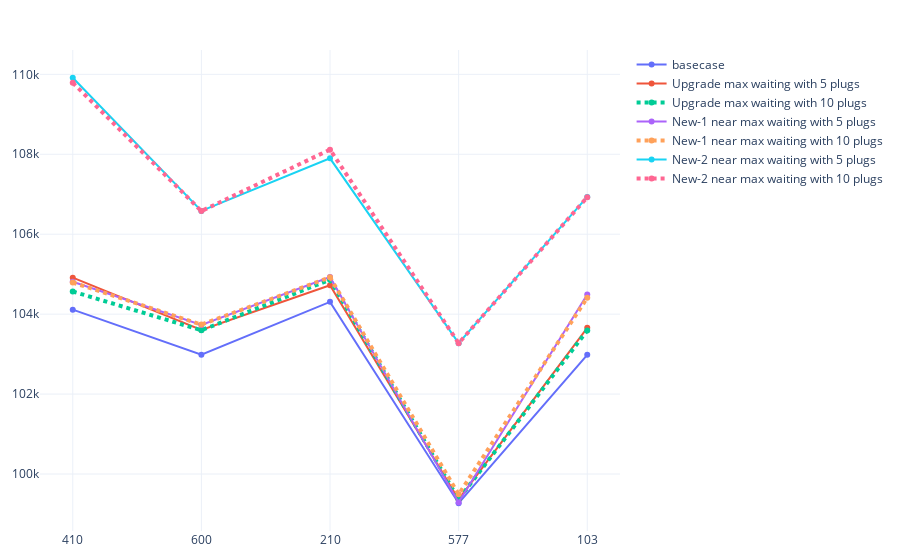

The cell this chart's notebook holds for it:
### Markdown cell above
## 5.2 eVMT

### Code cell
# evmt
fig = go.Figure()
fig.add_trace(go.Scatter(x=seeds, y=count_stats[(500 <= count_stats['analysis_id']) & (count_stats['analysis_id']<= 504)].sort_values('analysis_id')['evmt'],
                    mode='lines+markers',
                    name='basecase'))
fig.add_trace(go.Scatter(x=seeds, y=count_stats[(506 <= count_stats['analysis_id']) & (count_stats['analysis_id']<= 510)].sort_values('analysis_id')['evmt'],
                    mode='lines+markers',
                    name='Upgrade max waiting with 5 plugs'))
fig.add_trace(go.Scatter(x=seeds, y=count_stats[(511 <= count_stats['analysis_id']) & (count_stats['analysis_id']<= 515)].sort_values('analysis_id')['evmt'],
                    mode='lines+markers',
                    name='Upgrade max waiting with 10 plugs', line=dict(width=4, dash='dot')))
fig.add_trace(go.Scatter(x=seeds, y=count_stats[(516 <= count_stats['analysis_id']) & (count_stats['analysis_id']<= 520)].sort_values('analysis_id')['evmt'],
                    mode='lines+markers',
                    name='New-1 near max waiting with 5 plugs'))
fig.add_trace(go.Scatter(x=seeds, y=count_stats[(521 <= count_stats['analysis_id']) & (count_stats['analysis_id']<= 525)].sort_values('analysis_id')['evmt'],
                    mode='lines+markers',
                    name='New-1 near max waiting with 10 plugs', line=dict(width=4, dash='dot')))
fig.add_trace(go.Scatter(x=seeds, y=count_stats[(526 <= count_stats['analysis_id']) & (count_stats['analysis_id']<= 530)].sort_values('analysis_id')['evmt'],
                    mode='lines+markers',
                    name='New-2 near max waiting with 5 plugs'))
fig.add_trace(go.Scatter(x=seeds, y=count_stats[(531 <= count_stats['analysis_id']) & (count_stats['analysis_id']<= 535)].sort_values('analysis_id')['evmt'],
                    mode='lines+markers',
                    name='New-2 near max waiting with 10 plugs', line=dict(width=4, dash='dot')))
fig.update_xaxes(type='category')
fig.update_layout(margin=dict(l=20, r=20, t=50, b=20), uniformtext_minsize=8, uniformtext_mode='hide', template='plotly_white')
fig.show()

### Figure 1 — Plotly figure (JSON) as saved in the notebook; plotly's stock layout.template omitted (floating-point values rounded to 4 significant figures)
{"data": [{"mode": "lines+markers", "name": "basecase", "type": "scatter", "x": ["410", "600", "210", "577", "103"], "y": [104113, 102984, 104307, 99270, 102981]}, {"mode": "lines+markers", "name": "Upgrade max waiting with 5 plugs", "type": "scatter", "x": ["410", "600", "210", "577", "103"], "y": [104912, 103605, 104724, 99364, 103658]}, {"line": {"dash": "dot", "width": 4}, "mode": "lines+markers", "name": "Upgrade max waiting with 10 plugs", "type": "scatter", "x": ["410", "600", "210", "577", "103"], "y": [104567, 103596, 104862, 99368, 103592]}, {"mode": "lines+markers", "name": "New-1 near max waiting with 5 plugs", "type": "scatter", "x": ["410", "600", "210", "577", "103"], "y": [104812, 103729, 104928, 99290, 104492]}, {"line": {"dash": "dot", "width": 4}, "mode": "lines+markers", "name": "New-1 near max waiting with 10 plugs", "type": "scatter", "x": ["410", "600", "210", "577", "103"], "y": [104792, 103739, 104921, 99491, 104410]}, {"mode": "lines+markers", "name": "New-2 near max waiting with 5 plugs", "type": "scatter", "x": ["410", "600", "210", "577", "103"], "y": [109913, 106583, 107898, 103274, 106932]}, {"line": {"dash": "dot", "width": 4}, "mode": "lines+markers", "name": "New-2 near max waiting with 10 plugs", "type": "scatter", "x": ["410", "600", "210", "577", "103"], "y": [109790, 106578, 108116, 103273, 106924]}], "layout": {"autosize": true, "margin": {"b": 20, "l": 20, "r": 20, "t": 50}, "uniformtext": {"minsize": 8, "mode": "hide"}, "xaxis": {"autorange": true, "range": [-0.241, 4.241], "type": "category"}, "yaxis": {"autorange": true, "range": [98540.0, 110600.0], "type": "linear"}}}
